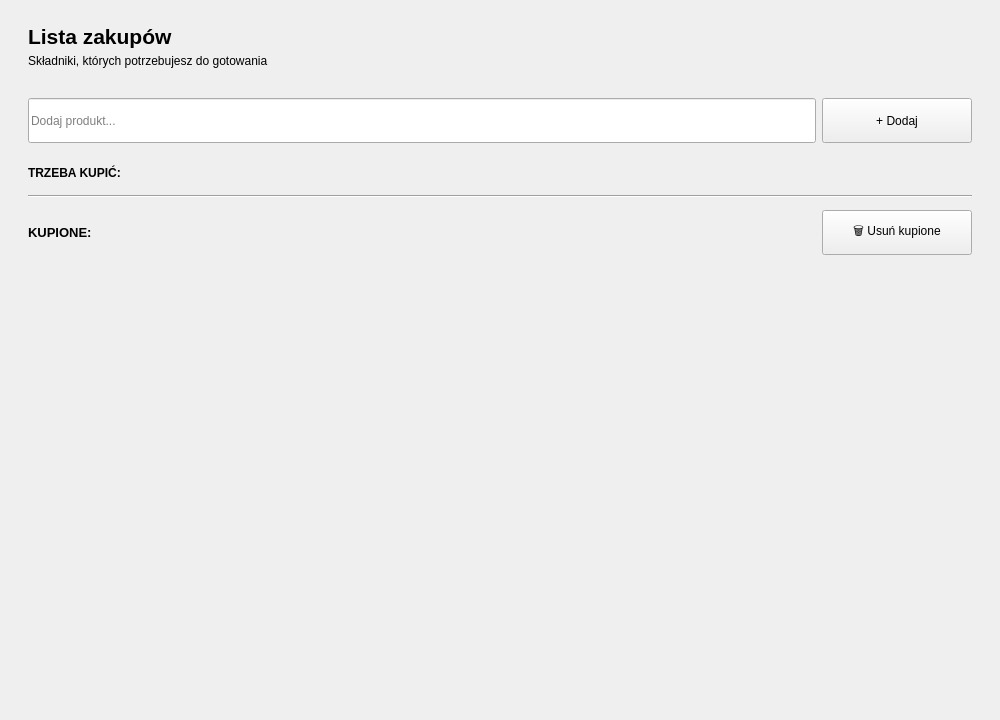
<?xml version="1.0" encoding="UTF-8"?>
<ui version="4.0">
 <class>ShoppingListPage</class>
 <widget class="QWidget" name="ShoppingListPage">
  <property name="geometry">
   <rect>
    <x>0</x>
    <y>0</y>
    <width>1000</width>
    <height>720</height>
   </rect>
  </property>
  <property name="windowTitle">
   <string>Lista Zakupów</string>
  </property>
  <layout class="QGridLayout" name="gridLayout">
   <property name="leftMargin">
    <number>28</number>
   </property>
   <property name="topMargin">
    <number>22</number>
   </property>
   <property name="rightMargin">
    <number>28</number>
   </property>
   <property name="bottomMargin">
    <number>18</number>
   </property>
   <property name="verticalSpacing">
    <number>10</number>
   </property>
   <item row="2" column="0">
    <widget class="QWidget" name="widget_InputContainer" native="true">
     <layout class="QHBoxLayout" name="horizontalLayout_Input">
      <property name="leftMargin">
       <number>0</number>
      </property>
      <property name="topMargin">
       <number>0</number>
      </property>
      <property name="rightMargin">
       <number>0</number>
      </property>
      <property name="bottomMargin">
       <number>0</number>
      </property>
      <item>
       <widget class="QLineEdit" name="lineEdit_AddProduct">
        <property name="minimumSize">
         <size>
          <width>0</width>
          <height>45</height>
         </size>
        </property>
        <property name="placeholderText">
         <string>Dodaj produkt...</string>
        </property>
       </widget>
      </item>
      <item>
       <widget class="QPushButton" name="pushButton_Add">
        <property name="minimumSize">
         <size>
          <width>150</width>
          <height>45</height>
         </size>
        </property>
        <property name="text">
         <string>+ Dodaj</string>
        </property>
       </widget>
      </item>
     </layout>
    </widget>
   </item>
   <item row="0" column="0">
    <layout class="QVBoxLayout" name="verticalLayout_Header">
     <property name="spacing">
      <number>4</number>
     </property>
     <item>
      <widget class="QLabel" name="label_PageTitle">
       <property name="minimumSize">
        <size>
         <width>0</width>
         <height>28</height>
        </size>
       </property>
       <property name="maximumSize">
        <size>
         <width>16777215</width>
         <height>28</height>
        </size>
       </property>
       <property name="font">
        <font>
         <pointsize>16</pointsize>
         <bold>true</bold>
        </font>
       </property>
       <property name="text">
        <string>Lista zakupów </string>
       </property>
      </widget>
     </item>
     <item>
      <widget class="QLabel" name="label_PageTitle2">
       <property name="text">
        <string>Składniki, których potrzebujesz do gotowania</string>
       </property>
      </widget>
     </item>
    </layout>
   </item>
   <item row="3" column="0">
    <widget class="QScrollArea" name="scrollArea">
     <property name="frameShape">
      <enum>QFrame::NoFrame</enum>
     </property>
     <property name="widgetResizable">
      <bool>true</bool>
     </property>
     <widget class="QWidget" name="scrollAreaWidgetContents">
      <property name="geometry">
       <rect>
        <x>0</x>
        <y>0</y>
        <width>944</width>
        <height>536</height>
       </rect>
      </property>
      <layout class="QVBoxLayout" name="verticalLayout_Scroll">
       <property name="spacing">
        <number>12</number>
       </property>
       <property name="leftMargin">
        <number>0</number>
       </property>
       <property name="topMargin">
        <number>10</number>
       </property>
       <property name="rightMargin">
        <number>0</number>
       </property>
       <property name="bottomMargin">
        <number>10</number>
       </property>
       <item>
        <layout class="QHBoxLayout" name="horizontalLayout_4">
         <item>
          <widget class="QLabel" name="label">
           <property name="font">
            <font>
             <bold>true</bold>
            </font>
           </property>
           <property name="text">
            <string>TRZEBA KUPIĆ:</string>
           </property>
          </widget>
         </item>
         <item>
          <spacer name="horizontalSpacer_2">
           <property name="orientation">
            <enum>Qt::Horizontal</enum>
           </property>
           <property name="sizeHint" stdset="0">
            <size>
             <width>40</width>
             <height>20</height>
            </size>
           </property>
          </spacer>
         </item>
        </layout>
       </item>
       <item>
        <layout class="QVBoxLayout" name="verticalLayout_ToBuy">
         <property name="spacing">
          <number>10</number>
         </property>
        </layout>
       </item>
       <item>
        <widget class="Line" name="line">
         <property name="orientation">
          <enum>Qt::Horizontal</enum>
         </property>
        </widget>
       </item>
       <item>
        <widget class="QWidget" name="widget_BoughtHeader" native="true">
         <layout class="QHBoxLayout" name="horizontalLayout_BoughtHeader">
          <property name="leftMargin">
           <number>0</number>
          </property>
          <property name="topMargin">
           <number>0</number>
          </property>
          <property name="rightMargin">
           <number>0</number>
          </property>
          <property name="bottomMargin">
           <number>0</number>
          </property>
          <item>
           <widget class="QLabel" name="label_BoughtTitle">
            <property name="font">
             <font>
              <pointsize>10</pointsize>
              <bold>true</bold>
             </font>
            </property>
            <property name="text">
             <string>KUPIONE: </string>
            </property>
           </widget>
          </item>
          <item>
           <spacer name="horizontalSpacer">
            <property name="orientation">
             <enum>Qt::Horizontal</enum>
            </property>
            <property name="sizeType">
             <enum>QSizePolicy::Expanding</enum>
            </property>
            <property name="sizeHint" stdset="0">
             <size>
              <width>40</width>
              <height>20</height>
             </size>
            </property>
           </spacer>
          </item>
          <item>
           <widget class="QPushButton" name="pushButton_DeleteBought">
            <property name="minimumSize">
             <size>
              <width>150</width>
              <height>45</height>
             </size>
            </property>
            <property name="maximumSize">
             <size>
              <width>120</width>
              <height>45</height>
             </size>
            </property>
            <property name="text">
             <string>🗑️ Usuń kupione</string>
            </property>
           </widget>
          </item>
         </layout>
        </widget>
       </item>
       <item>
        <layout class="QVBoxLayout" name="verticalLayout_Bought">
         <property name="spacing">
          <number>10</number>
         </property>
        </layout>
       </item>
       <item>
        <spacer name="verticalSpacer">
         <property name="orientation">
          <enum>Qt::Vertical</enum>
         </property>
         <property name="sizeType">
          <enum>QSizePolicy::Expanding</enum>
         </property>
         <property name="sizeHint" stdset="0">
          <size>
           <width>20</width>
           <height>40</height>
          </size>
         </property>
        </spacer>
       </item>
      </layout>
     </widget>
    </widget>
   </item>
   <item row="1" column="0">
    <spacer name="verticalSpacer_2">
     <property name="orientation">
      <enum>Qt::Vertical</enum>
     </property>
     <property name="sizeType">
      <enum>QSizePolicy::Fixed</enum>
     </property>
     <property name="sizeHint" stdset="0">
      <size>
       <width>20</width>
       <height>20</height>
      </size>
     </property>
    </spacer>
   </item>
  </layout>
 </widget>
 <resources/>
 <connections/>
</ui>
